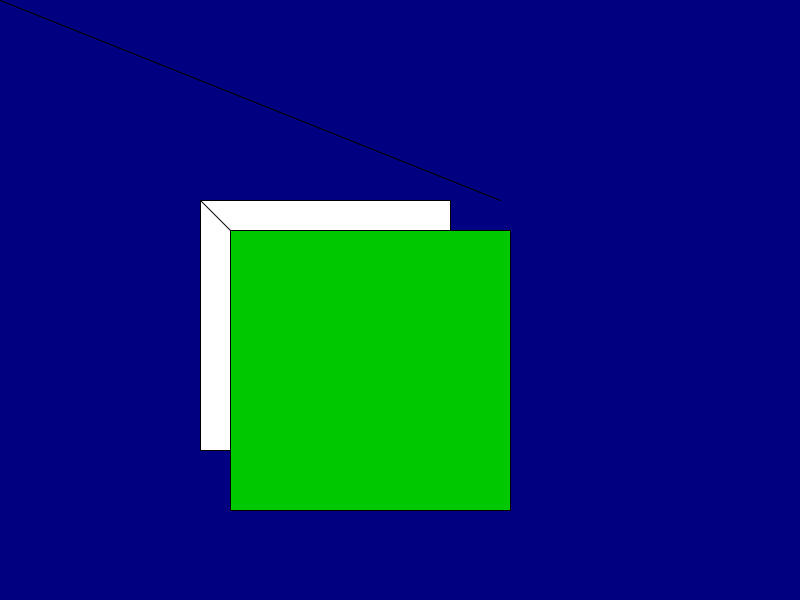
Frame 1 (no input)
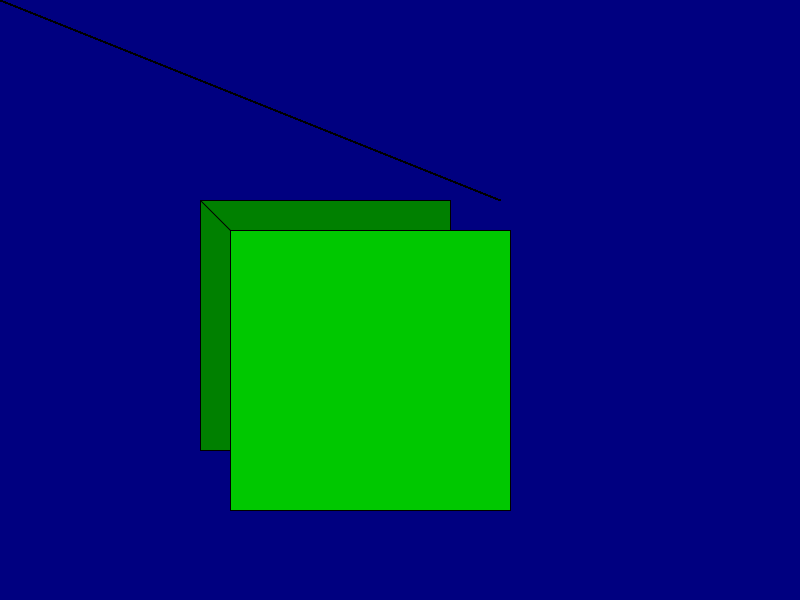
Frame 60 (the mouse pressed at the canvas centre just before this capture)
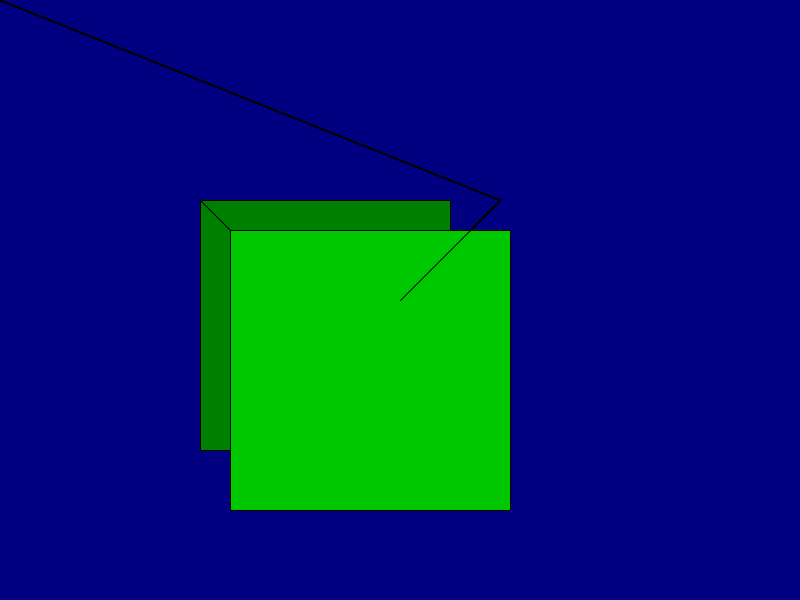
Frame 120 (the mouse held since frame 60 and released just before this capture)

The Processing sketch that drew these frames (run headless with seeded random() and noise(); from frame 60 on, the mouse is pressed at the canvas centre):

// Processing sketch: block_1
// ── block_1.pde

int x = 200;
int y = 200;
int p = 100;
int h = 50;

void drawBlock(int x , int y){
  rect(x,y,x+h,y+h);
  fill(0,200,0);
  rect(x+30,y+30,x+h+30,y+h+30);
  fill(0,128,0);
  line(x,y,x+30,y+30);
  line(x+200+p,y,mouseX,mouseY);
}

void setup(){
 size(800,600); 
 background(0,0,128);
}

void draw(){

drawBlock(x,y);

//line();
}
